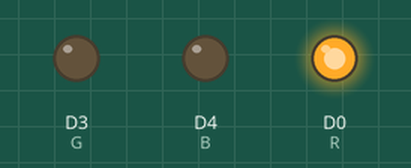
Bench run of a sketch on a simulated ESP8266 (NodeMCU). On the bench: output pins drawn as LEDs (lit = HIGH).

Above: at 1.0 s.
At 3.0 s:
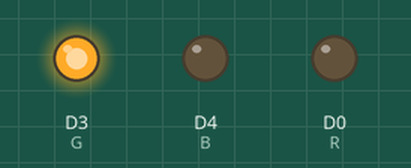
At 5.0 s:
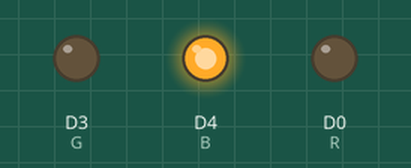
Timing chart, 0 to 7.8 s (numbered marks = the images above):
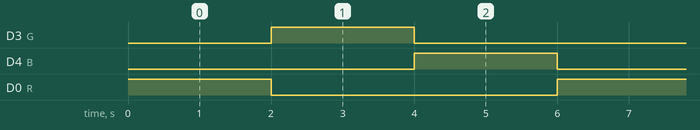

The sketch:

3colorled.ino
```cpp
int R = D0 ;
int G = D3 ;
int B = D4 ;

void setup()
{
 pinMode(R,OUTPUT);
 pinMode(G,OUTPUT);
 pinMode(B,OUTPUT);
}

void loop()
{
analogWrite(R,255);
analogWrite(G,0);
analogWrite(B,0);
delay(2000);

analogWrite(R,0);
analogWrite(G,255);
analogWrite(B,0);
delay(2000);

analogWrite(R,0);
analogWrite(G,0);
analogWrite(B,255);
delay(2000);
}
```

Measured:
- by itself, D3 (G), D4 (B), D0 (R): alternates HIGH for 2.0 s and LOW for 4.0 s
- by itself, everything shown: repeats every 6.0 s, in 3 steps
